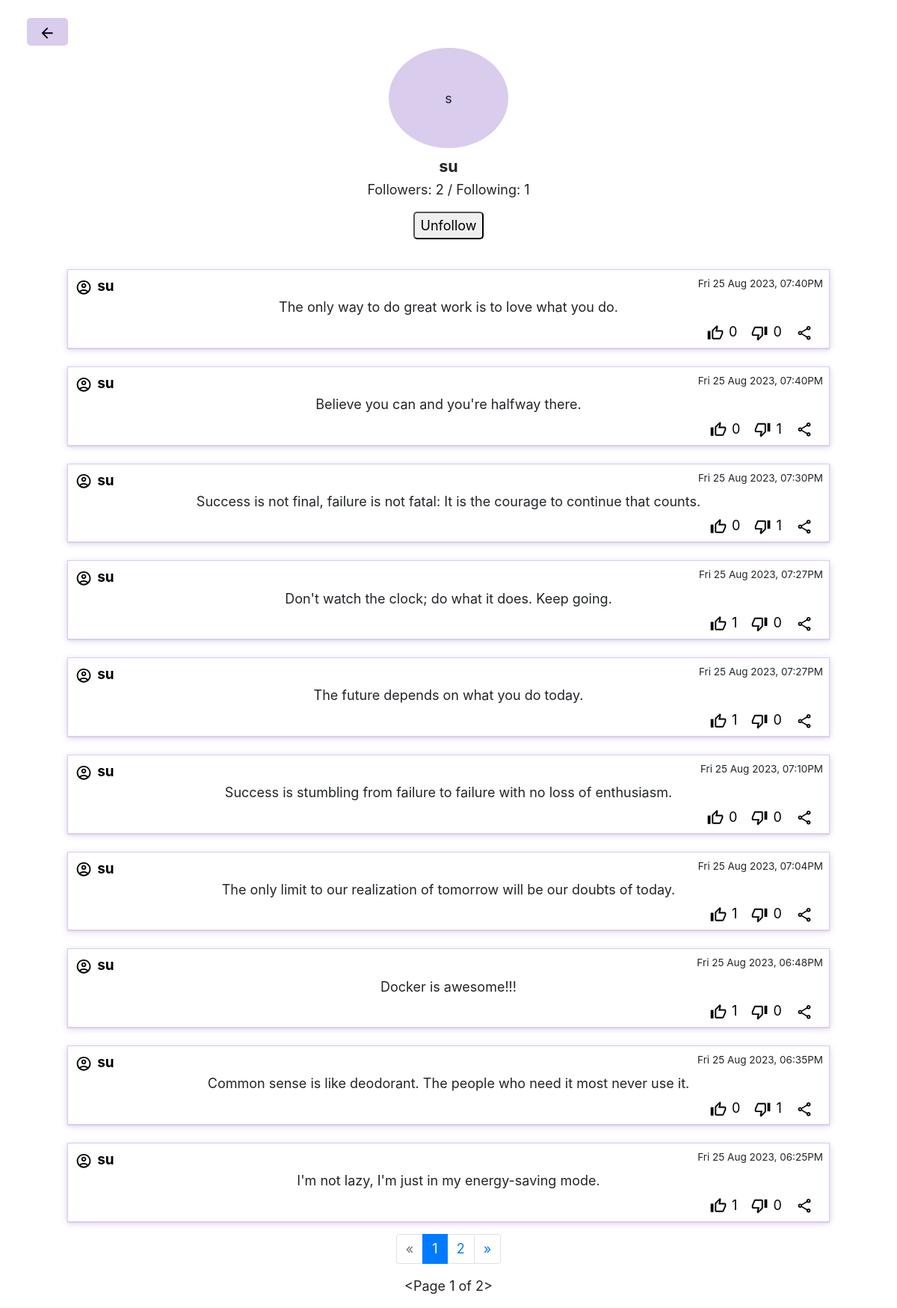
/profile/5 (signed in), run on the app's committed database.
### network/models.py (models this page shows, shortened)
class User(AbstractUser):
    pass

class Posts(models.Model):
    message = models.TextField(max_length=1000)
    poster = models.ForeignKey(User, on_delete=models.CASCADE)
    timestamp = models.CharField(default=datetime.datetime.now().strftime('%a %d %b %Y, %I:%M%p'), max_length=50)
    likesCountForDOM = models.IntegerField(default=0)
    dislikesCountForDOM = models.IntegerField(default=0)
    ShouldLikeButtonDisabledDOM = models.BooleanField(default=False)
    ShouldDisLikeButtonDisabledDOM = models.BooleanField(default=False)
    def getLikeCount(self):
        return self.likesCount.all()

### network/views.py (the view, shortened to what this page needs)
# urls.py: path("profile/<int:userId>", views.profile, name="profile"),
@login_required
def profile(request, userId, pagenumber=1):
    isViewerTheCreatorOfProfile = request.user.id == userId
    creator = User.objects.get(id=userId)
    userPosts = Posts.objects.filter(poster=creator).order_by("-id")
    if isViewerTheCreatorOfProfile:
        countOfFollowers = follower.objects.filter(user=request.user).count()
        countOfFollowing = follower.objects.filter(follower=request.user).count()
        if userPosts.count() > 0:
            p = Paginator(userPosts, 10)
            if pagenumber <= p.num_pages:
                posts = p.page(pagenumber)
                for post in posts:
                    likesDislikes = post.getLikeCount()
                    likes = likesDislikes.filter(likes=True, dislikes=False).count()
                    dislikes = likesDislikes.count() - likes
                    post.likesCountForDOM = likes
                    post.dislikesCountForDOM = dislikes
                    if request.user.id:
                        postWhereUserActioned = likesDislikes.filter(user=request.user)
                        if postWhereUserActioned:
                            if postWhereUserActioned.first().likes:
                                post.ShouldDisLikeButtonDisabledDOM = False
                                post.ShouldLikeButtonDisabledDOM = True
                            else:
                                post.ShouldDisLikeButtonDisabledDOM = True
                                post.ShouldLikeButtonDisabledDOM = False
                        else:
                            post.ShouldDisLikeButtonDisabledDOM = False
                            post.ShouldLikeButtonDisabledDOM = False
                    else:
                        post.ShouldDisLikeButtonDisabledDOM = True
                        post.ShouldLikeButtonDisabledDOM = True
                return render(request, "network/profilePage.html", {
                    "page": "profilePage",
                    "symbol": creator.username[0],
                    "username": creator.username,
                    "creatorID": creator.id,
                    "countOfFollowers": countOfFollowers,
                    "countOfFollowing": countOfFollowing,
                    "showFollowButton": False,
                    "viewer": request.user if request.user.id else None,
                    "posts": posts,
                    "currentPage": pagenumber,
                    "havePreviousPage": posts.has_previous(),
                    "haveNextPage": posts.has_next()
                })
        else:
            return render(request, "network/profilePage.html", {
                "page": "profilePage",
                "symbol": creator.username[0],
                "creatorID": creator.id,
                "username": creator.username,
                "countOfFollowers": countOfFollowers,
                "countOfFollowing": countOfFollowing,
                "showFollowButton": False,
                "posts": None
            })
    else:
        countOfFollowing = follower.objects.filter(follower=creator).count()
        countOfFollowers = follower.objects.filter(user=creator).count()
        isviewerFollowing = follower.objects.filter(user=creator, follower=request.user).exists()
        if userPosts.count() > 0:
            p = Paginator(userPosts, 10)
            if pagenumber <= p.num_pages:
                posts = p.page(pagenumber)
                for post in posts:
                    likesDislikes = post.getLikeCount()
                    likes = likesDislikes.filter(likes=True, dislikes=False).count()
                    dislikes = likesDislikes.count() - likes
                    post.likesCountForDOM = likes
                    post.dislikesCountForDOM = dislikes
                    if request.user.id:
                        postWhereUserActioned = likesDislikes.filter(user=request.user)
                        if postWhereUserActioned:
                            if postWhereUserActioned.first().likes:
                                post.ShouldDisLikeButtonDisabledDOM = False
                                post.ShouldLikeButtonDisabledDOM = True
                            else:
                                post.ShouldDisLikeButtonDisabledDOM = True
                                post.ShouldLikeButtonDisabledDOM = False
                        else:
                            post.ShouldDisLikeButtonDisabledDOM = False
                            post.ShouldLikeButtonDisabledDOM = False
                    else:
                        post.ShouldDisLikeButtonDisabledDOM = True
                        post.ShouldLikeButtonDisabledDOM = True
                return render(request, "network/profilePage.html", {
                    "page": "profilePage",
                    "symbol": creator.username[0],
                    "username": creator.username,
                    "creatorID": creator.id,
                    "viewerID": request.user.id,
                    "countOfFollowers": countOfFollowers,
                    "countOfFollowing": countOfFollowing,
                    "showFollowButton": True,
                    "FollowingBtnValue": "Unfollow" if isviewerFollowing else "Follow",
                    "viewer": request.user if request.user.id else None,
                    "posts": posts,
                    "currentPage": pagenumber,
                    "havePreviousPage": posts.has_previous(),
                    "haveNextPage": posts.has_next()
                })

### network/templates/network/profilePage.html (shortened to what this page needs)
<!DOCTYPE html>
<html lang="en">
    <head>
        <link rel="stylesheet" href="https://stackpath.bootstrapcdn.com/bootstrap/4.4.1/css/bootstrap.min.css">
        {% load static %}
        <link href="{% static 'network/styles.css' %}" rel="stylesheet">
    </head>
    <body>
        <div>
            <section style="height: 40vh; display: flex; flex-flow: column; justify-content: center; align-items: center;">
                <a href="{% url 'index' %}" style="position: absolute; top: 3vh; left: 3vw;">
                    <button style="background-color: #d9ccec; border: unset; padding: 0.6vh 1.8vh; border-radius: 5px;">
                        <svg xmlns="http://www.w3.org/2000/svg" height="24px" viewBox="0 0 24 24" width="24px" fill="#000000">
                            <path d="M0 0h24v24H0V0z" fill="none"/>
                            <path d="M20 11H7.83l5.59-5.59L12 4l-8 8 8 8 1.41-1.41L7.83 13H20v-2z"/>
                        </svg>
                    </button>
                </a>
                <section id="symbolHolder" >{{symbol}}</section>
                <p style="font-size: 1.2em; font-weight: bold; margin: 1vh 0 0.2vh 0;">{{username}}</p>
                <p id="followersCount">Followers: {{countOfFollowers}} / Following: {{countOfFollowing}}</p>
                {% if showFollowButton %}
                    <form id="followUnfollowBtn">
                        <button type="submit" style="padding: 0.35vh 0.9vh; border-radius: 5px;">
                            {{FollowingBtnValue}}
                        </button>
                    </form>
                {% endif %}
            </section>
            {% include "network/posts.html" %}
            {% include "network/pageNav.html" %}
        </div>
    </body>
</html>

### network/templates/network/posts.html (shortened to what this page needs)
<div id="postsHolder">
    {% if posts %}
        {% for post in posts%}
                <section class="post" id="post{{post.id}}">
                    <section class="postHeader">
                        <a class="inlineChild" href="{%if viewer%} {% url 'profile' userId=post.poster.id %} {% else %}#{% endif %}">
                            <p class="postPoster">{{post.poster.username}}</p>
                        </a>
                        <p class="postTimeStamp">{{post.timestamp}}</p>
                    </section>
                    <section class="postContent">
                        <p class="postMessage">{{post.message}}</p>
                    </section>
                    <section id="postAction" class="inlineChild" style="float: right;">
                        <section class="inlineChild">
                            <button class="actionButton like" value="like/{{post.id}}" {% if post.ShouldLikeButtonDisabledDOM %}disabled{% endif %}>
                            </button>
                            <p class="likesCountForDOM">{{post.likesCountForDOM}}</p>
                        </section>
                        <section class="inlineChild" >
                            <button class="actionButton dislike" value="dislike/{{post.id}}" {% if post.ShouldDisLikeButtonDisabledDOM %}disabled{% endif %}>
                            </button>
                            <p class="dislikesCountForDOM">{{post.dislikesCountForDOM}}</p>
                        </section>
                        <section style="margin-right: 1vw;">
                            <button class="actionButton" value="share/unavailable">
                            </button>
                        </section>
                    </section>
                </section>
        {% endfor %}
    {% else %}
        <div class="alert alert-warning" role="alert" style="text-align: center;">
            No posts to show
        </div>
    {% endif %}
</div>

### network/static/network/styles.css (style rules this page uses)
* { margin: 0; padding: 0; box-sizing: border-box; }
body { font-size: 18px; }
svg { height: 1.25em; width: 1.45em; }
#postsHolder { width: 100%; display: flex; flex-flow: column; align-items: center; gap: 3vh 0; margin: 2vh 0; }
.post { width: 85%; border: 1px solid #d9ccec; padding: 1vh; min-height: 10vh; box-shadow: rgba(217, 204, 236, 255) 0px 0.0625em 0.0625em, rgba(217, 204, 236, 255) 0px 0.125em 0.5em, rgba(255, 255, 255, 0.1) 0px 0px 0px 1px inset; }
.post p { margin-bottom: 0.3em; }
.postHeader { display: flex; justify-content: space-between; }
form { width: 100%; text-align: center; }
.postTimeStamp { font-size: 0.75em; }
.postPoster { font-size: 1.05em; font-weight: bold; }
.postMessage { text-align: center; padding: 0 5vw; }
.inlineChild > * { display: inline; color: black; }
.inlineChild > p { margin-right: 1vw; }
#postAction button { background-color: unset; border: unset; }
#symbolHolder { height: 20vh; width: 20vh; border-radius: 50%; display: flex; justify-content: center; align-items: center; background-color: #d9ccec; margin-top: 8vh; }

### data on the page
User: username "su"
Posts: poster.username "su", timestamp "Fri 25 Aug 2023, 07:40PM", message "The only way to do great work is to love what you do.", likesCountForDOM "0", dislikesCountForDOM "0"
Posts: poster.username "su", timestamp "Fri 25 Aug 2023, 07:40PM", message "Believe you can and you're halfway there.", likesCountForDOM "0", dislikesCountForDOM "1"
Posts: poster.username "su", timestamp "Fri 25 Aug 2023, 07:30PM", message "Success is not final, failure is not fatal: It is the courage to continue that counts.", likesCountForDOM "0", dislikesCountForDOM "1"
Posts: poster.username "su", timestamp "Fri 25 Aug 2023, 07:27PM", message "Don't watch the clock; do what it does. Keep going.", likesCountForDOM "1", dislikesCountForDOM "0"
Posts: poster.username "su", timestamp "Fri 25 Aug 2023, 07:27PM", message "The future depends on what you do today.", likesCountForDOM "1", dislikesCountForDOM "0"
Posts: poster.username "su", timestamp "Fri 25 Aug 2023, 07:10PM", message "Success is stumbling from failure to failure with no loss of enthusiasm.", likesCountForDOM "0", dislikesCountForDOM "0"
Posts: poster.username "su", timestamp "Fri 25 Aug 2023, 07:04PM", message "The only limit to our realization of tomorrow will be our doubts of today.", likesCountForDOM "1", dislikesCountForDOM "0"
Posts: poster.username "su", timestamp "Fri 25 Aug 2023, 06:48PM", message "Docker is awesome!!!", likesCountForDOM "1", dislikesCountForDOM "0"
Posts: poster.username "su", timestamp "Fri 25 Aug 2023, 06:35PM", message "Common sense is like deodorant. The people who need it most never use it.", likesCountForDOM "0", dislikesCountForDOM "1"
Posts: poster.username "su", timestamp "Fri 25 Aug 2023, 06:25PM", message "I'm not lazy, I'm just in my energy-saving mode.", likesCountForDOM "1", dislikesCountForDOM "0"

### other printed values
{{ symbol }} "s"
{{ countOfFollowers }} "2"
{{ countOfFollowing }} "1"
{{ FollowingBtnValue }} "Unfollow"
{{ currentPage }} "1"
{{ posts.next_page_number }} "2"
{{ posts }} "<Page 1 of 2>"
